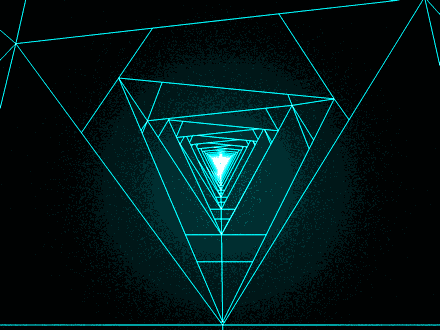
#> input picture python/cube.gif, 440 x 330 px, found by its file name
$ python split_gif.py   (Python 2 division)
#> lines starting #> are read from the running program, lines starting #| are printed output that depends on the picture
#-*- coding: UTF-8 -*-

import os
from PIL import Image

def analyse_image(path):
    '''
    Pre-process pass over the image to determine the mode (full or additive).
    Necessary as assessing single frames isn't reliable. Need to know the mode
    before processing all frames.
    '''
#> called with path = 'cube.gif'
    im = Image.open(path)
#> im is the input picture: PIL image 440x330 P; mean R, G, B, A 0.6, 23.4, 24, 255
    results = {
        'size': im.size,
        'mode': 'full',
    }
#> results = {'size': (440, 330), 'mode': 'full'}
    try:
        while True:
            if im.tile:
                tile = im.tile[0]
                update_region = tile[1]
                update_region_dimensions = update_region[2:]
                if update_region_dimensions != im.size:
                    results['mode'] = 'partial'
                    break
            im.seek(im.tell() + 1)
#> this loop made 18 passes
#> tile on passes 2 to 13: ('gif', (0, 0, 440, 330), 17858, (4, False, -1)), ('gif', (0, 0, 440, 330), 28425, (4, False, -1)), ('gif', (0, 0, 440, 330), 38883, (4, False, -1)), ('gif', (0, 0, 440, 330), 49398, (4, False, -1)), ('gif', (0, 0, 440, 330), 60151, (4, False, -1)), ('gif', (0, 0, 440, 330), 71091, (4, False, -1)), ('gif', (0, 0, 440, 330), 82321, (4, False, -1)), ('gif', (0, 0, 440, 330), 93846, (4, False, -1)), ('gif', (0, 0, 440, 330), 105155, (4, False, -1)), ('gif', (0, 0, 440, 330), 116366, (4, False, -1)), ('gif', (0, 0, 440, 330), 127300, (4, False, -1)), ('gif', (0, 0, 440, 330), 138631, (4, False, -1))
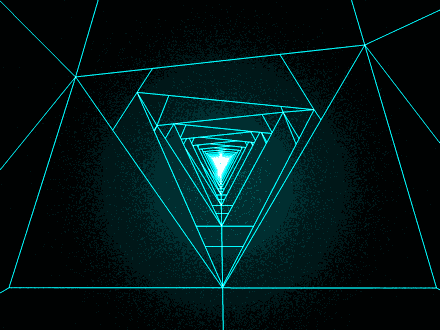
#> im: PIL image 440x330 RGBA; mean R, G, B, A 0.6, 23.1, 23.7, 255
#> after the loop, results = {'size': (440, 330), 'mode': 'partial'}
    except EOFError:
        print('analyse image failed !')
        pass
    return results


def process_image(path):
    '''
    Iterate the GIF, extracting each frame.
    '''
    mode = analyse_image(path)['mode']
#> mode = 'partial'

    im = Image.open(path)

    i = 0
    p = im.getpalette()
#> p = 48 values, max 255 at index 10, min 0 at index 0, mean 118.2
    last_frame = im.convert('RGBA')

    try:
        while True:
            print "saving %s (%s) frame %d, %s %s" % (path, mode, i, im.size, im.tile)

            '''
            If the GIF uses local colour tables, each frame will have its own palette.
            If not, we need to apply the global palette to the new frame.
            '''
            if not im.getpalette():
                im.putpalette(p)

            new_frame = Image.new('RGBA', im.size)

            '''
            Is this file a "partial"-mode GIF where frames update a region of a different size to the entire image?
            If so, we need to construct the new frame by pasting it on top of the preceding frames.
            '''
            if mode == 'partial':
                new_frame.paste(last_frame)

            new_frame.paste(im, (0,0), im.convert('RGBA'))
            new_frame.save('%s-%d.png' % (''.join(os.path.basename(path).split('.')[:-1]), i), 'PNG')

            i += 1
            last_frame = new_frame
            im.seek(im.tell() + 1)
#> this loop made 2 passes
#| saving cube.gif (partial) frame 0, (440, 330) []
#| saving cube.gif (partial) frame 1, (440, 330) [_Tile(codec_name='gif', extents=(0, 0, 440, 330), offset=17858, args=(4, False, -1))]
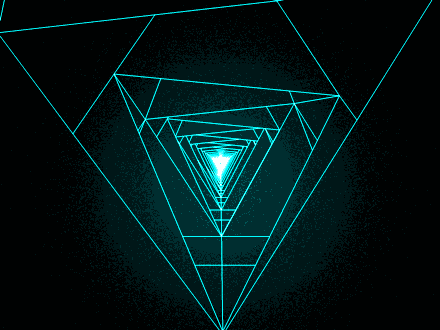
#> im: PIL image 440x330 RGBA; mean R, G, B, A 0.6, 22.3, 22.9, 255
#> after the loop, i = 1
    except EOFError:
        print('process image failed !')
        pass


if __name__ == "__main__":
#> (the run stopped early here; a loop or call above may not have finished)
